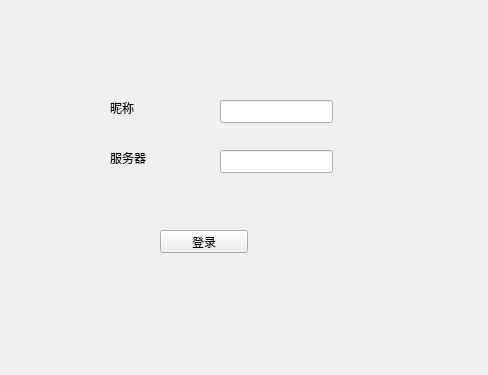
<?xml version="1.0" encoding="UTF-8"?>
<ui version="4.0">
 <class>login</class>
 <widget class="QWidget" name="login">
  <property name="geometry">
   <rect>
    <x>0</x>
    <y>0</y>
    <width>488</width>
    <height>375</height>
   </rect>
  </property>
  <property name="windowTitle">
   <string>Form</string>
  </property>
  <widget class="QPushButton" name="pushButton">
   <property name="geometry">
    <rect>
     <x>160</x>
     <y>230</y>
     <width>88</width>
     <height>23</height>
    </rect>
   </property>
   <property name="text">
    <string>登录</string>
   </property>
  </widget>
  <widget class="QLabel" name="label">
   <property name="geometry">
    <rect>
     <x>110</x>
     <y>100</y>
     <width>72</width>
     <height>15</height>
    </rect>
   </property>
   <property name="text">
    <string>昵称</string>
   </property>
  </widget>
  <widget class="QLabel" name="label_2">
   <property name="geometry">
    <rect>
     <x>110</x>
     <y>150</y>
     <width>72</width>
     <height>15</height>
    </rect>
   </property>
   <property name="text">
    <string>服务器</string>
   </property>
  </widget>
  <widget class="QLineEdit" name="lineEdit">
   <property name="geometry">
    <rect>
     <x>220</x>
     <y>100</y>
     <width>113</width>
     <height>23</height>
    </rect>
   </property>
  </widget>
  <widget class="QLineEdit" name="lineEdit_2">
   <property name="geometry">
    <rect>
     <x>220</x>
     <y>150</y>
     <width>113</width>
     <height>23</height>
    </rect>
   </property>
  </widget>
 </widget>
 <resources/>
 <connections>
  <connection>
   <sender>pushButton</sender>
   <signal>clicked()</signal>
   <receiver>login</receiver>
   <slot>gotowid()</slot>
   <hints>
    <hint type="sourcelabel">
     <x>201</x>
     <y>245</y>
    </hint>
    <hint type="destinationlabel">
     <x>500</x>
     <y>-1</y>
    </hint>
   </hints>
  </connection>
 </connections>
 <slots>
  <slot>gotowid()</slot>
 </slots>
</ui>
